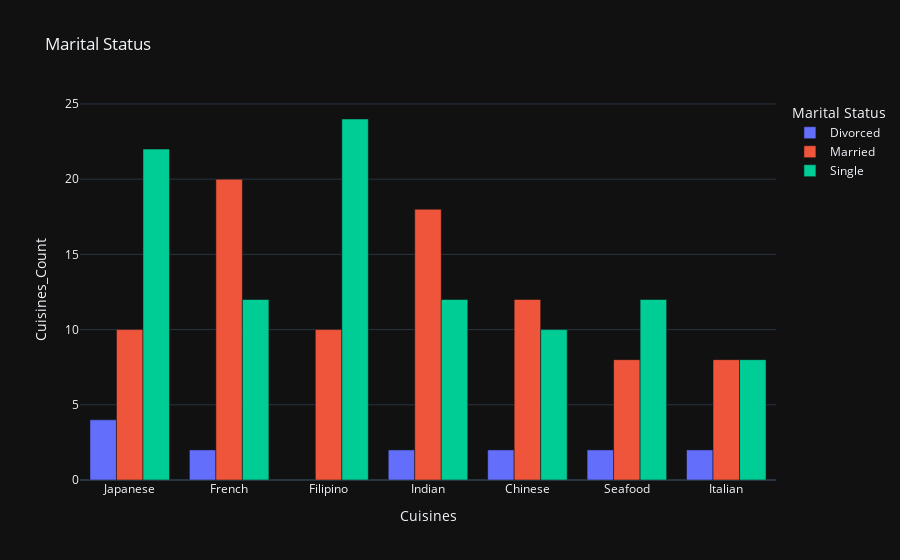

Notebook code cell kept with this figure:
### Code cell
fig=px.bar(data_frame=temp,x="Cuisines",y="Cuisines_Count",color="Marital Status",barmode="group",title="Marital Status")
fig.update_xaxes(categoryorder="total descending")
fig.show()

### Figure 1 — Plotly figure (JSON) as saved in the notebook; plotly's stock layout.template omitted (floating-point values rounded to 4 significant figures)
{"data": [{"alignmentgroup": "True", "hovertemplate": "Marital Status=Divorced<br>Cuisines=%{x}<br>Cuisines_Count=%{y}<extra></extra>", "legendgroup": "Divorced", "marker": {"color": "#636efa", "pattern": {"shape": ""}}, "name": "Divorced", "offsetgroup": "Divorced", "orientation": "v", "showlegend": true, "textposition": "auto", "x": ["Chinese", "French", "Indian", "Italian", "Japanese", "Seafood"], "xaxis": "x", "y": [2, 2, 2, 2, 4, 2], "yaxis": "y", "type": "bar"}, {"alignmentgroup": "True", "hovertemplate": "Marital Status=Married<br>Cuisines=%{x}<br>Cuisines_Count=%{y}<extra></extra>", "legendgroup": "Married", "marker": {"color": "#EF553B", "pattern": {"shape": ""}}, "name": "Married", "offsetgroup": "Married", "orientation": "v", "showlegend": true, "textposition": "auto", "x": ["Chinese", "Filipino", "French", "Indian", "Italian", "Japanese", "Seafood"], "xaxis": "x", "y": [12, 10, 20, 18, 8, 10, 8], "yaxis": "y", "type": "bar"}, {"alignmentgroup": "True", "hovertemplate": "Marital Status=Single<br>Cuisines=%{x}<br>Cuisines_Count=%{y}<extra></extra>", "legendgroup": "Single", "marker": {"color": "#00cc96", "pattern": {"shape": ""}}, "name": "Single", "offsetgroup": "Single", "orientation": "v", "showlegend": true, "textposition": "auto", "x": ["Chinese", "Filipino", "French", "Indian", "Italian", "Japanese", "Seafood"], "xaxis": "x", "y": [10, 24, 12, 12, 8, 22, 12], "yaxis": "y", "type": "bar"}], "layout": {"xaxis": {"anchor": "y", "domain": [0.0, 1.0], "title": {"text": "Cuisines"}, "categoryorder": "total descending"}, "yaxis": {"anchor": "x", "domain": [0.0, 1.0], "title": {"text": "Cuisines_Count"}}, "legend": {"title": {"text": "Marital Status"}, "tracegroupgap": 0}, "title": {"text": "Marital Status"}, "barmode": "group"}}
